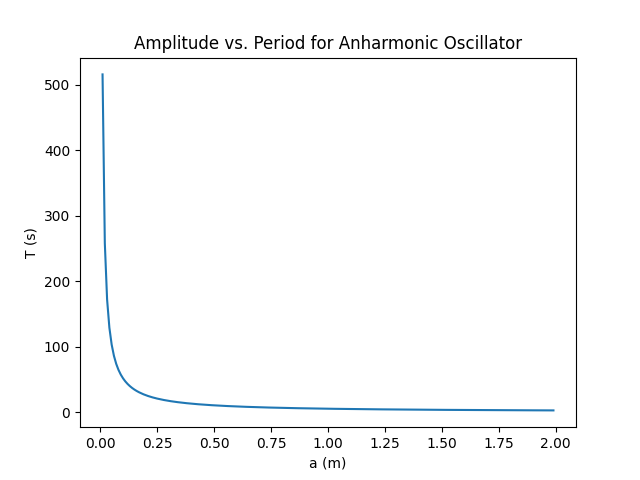

Write Python code to recreate this figure.
import numpy as np
from numpy import ones,copy,cos,tan,pi,linspace
import math
import matplotlib.pyplot as plt

def V(x):
	return x**4

#function for finding integration points and weights for Gaussian quadrature
#written by Mark Newman, June 4, 2011
def gaussxw(N):

    # Initial approximation to roots of the Legendre polynomial
    a = linspace(3,4*N-1,N)/(4*N+2)
    x = cos(pi*a+1/(8*N*N*tan(a)))

    # Find roots using Newton's method
    epsilon = 1e-15
    delta = 1.0
    while delta>epsilon:
        p0 = ones(N,float)
        p1 = copy(x)
        for k in range(1,N):
            p0,p1 = p1,((2*k+1)*x*p1-k*p0)/(k+1)
        dp = (N+1)*(p0-x*p1)/(1-x*x)
        dx = p1/dp
        x -= dx
        delta = max(abs(dx))

    # Calculate the weights
    w = 2*(N+1)*(N+1)/(N*N*(1-x*x)*dp*dp)

    return x,w

#period function with L = 2
def T(x,m,a):
    return math.sqrt((16*m)/(V(a) - V(x)))

m = 1	#mass
a = 2	#amplitude
n = 20	#steps

amplitudes = np.arange(0, a, 0.01) 
integrations = np.empty(shape = (0, ))

#Integrate
for i in range(amplitudes.size):
	x, w = gaussxw(n)
	xp = 0.5*(amplitudes[i])*x + 0.5*(amplitudes[i])
	wp = 0.5*(amplitudes[i])*w
	
	integ = 0

	for j in range(n):
		integ += wp[j]*T(xp[j], m, amplitudes[i])

	integrations = np.append(integrations, integ)

plt.plot(amplitudes, integrations)
plt.xlabel('a (m)')
plt.ylabel('T (s)')
plt.title('Amplitude vs. Period for Anharmonic Oscillator')
plt.savefig('exercise2.png')
plt.show()

